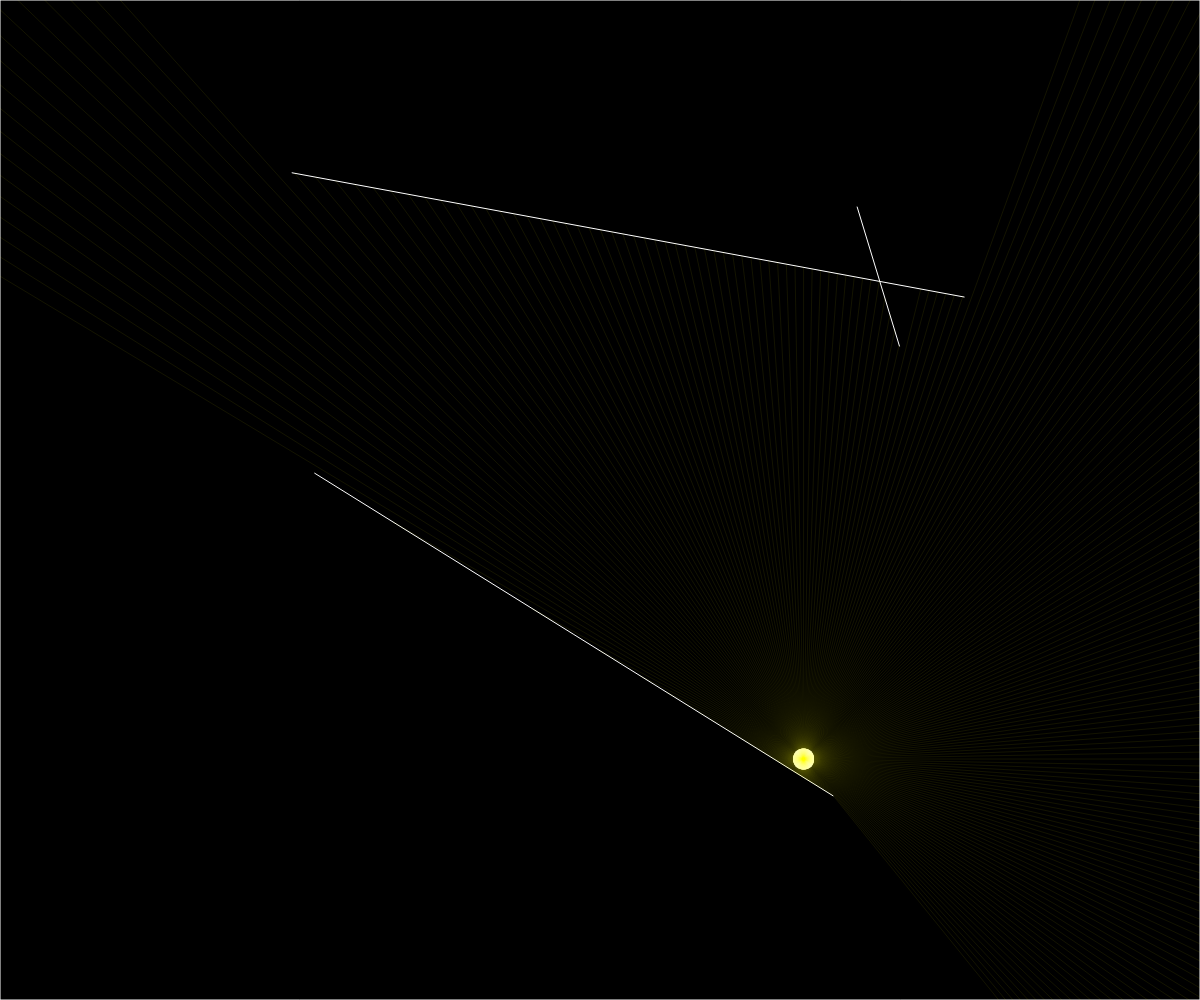
Frame 1 (no input)
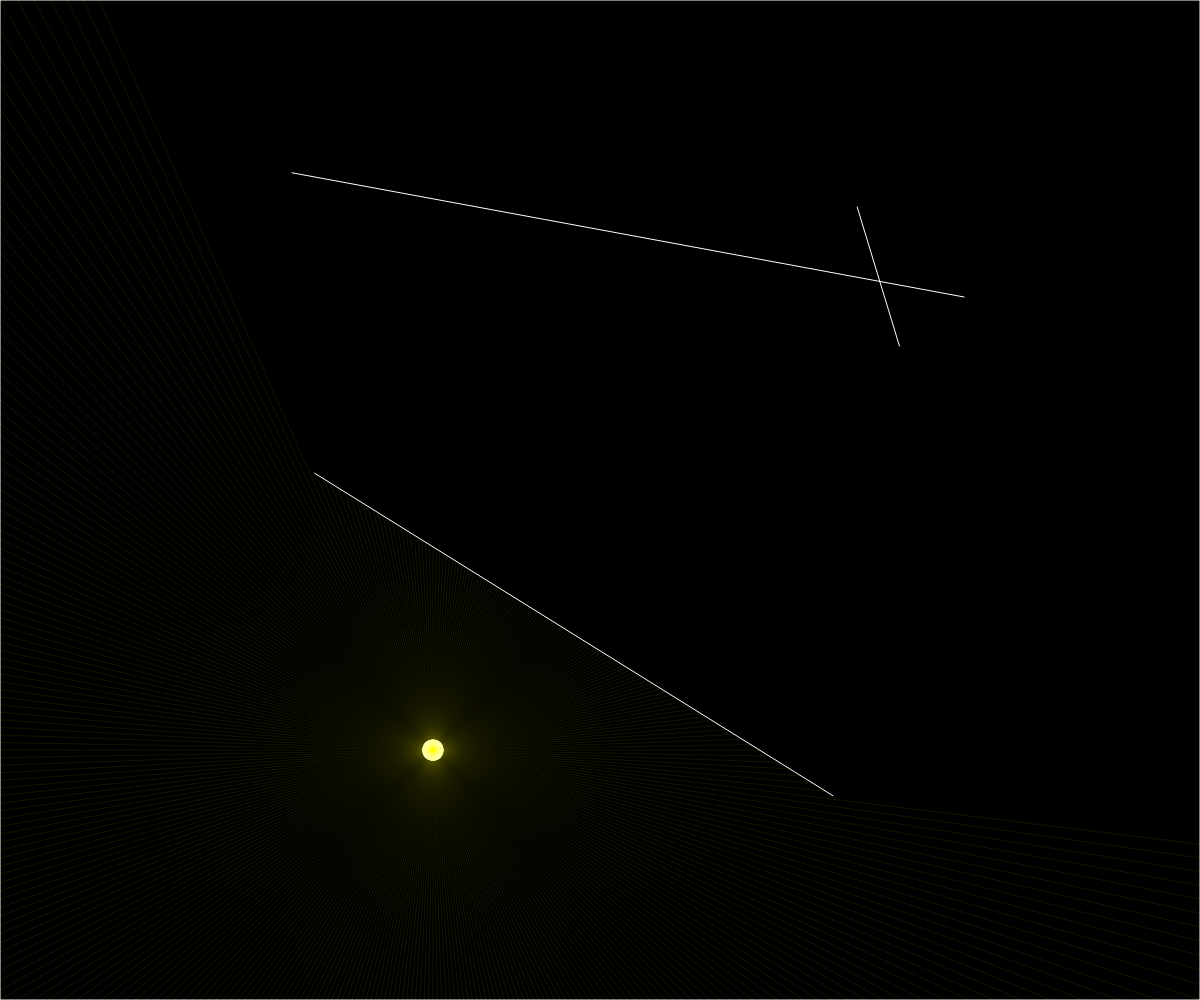
Frame 60 (no input)
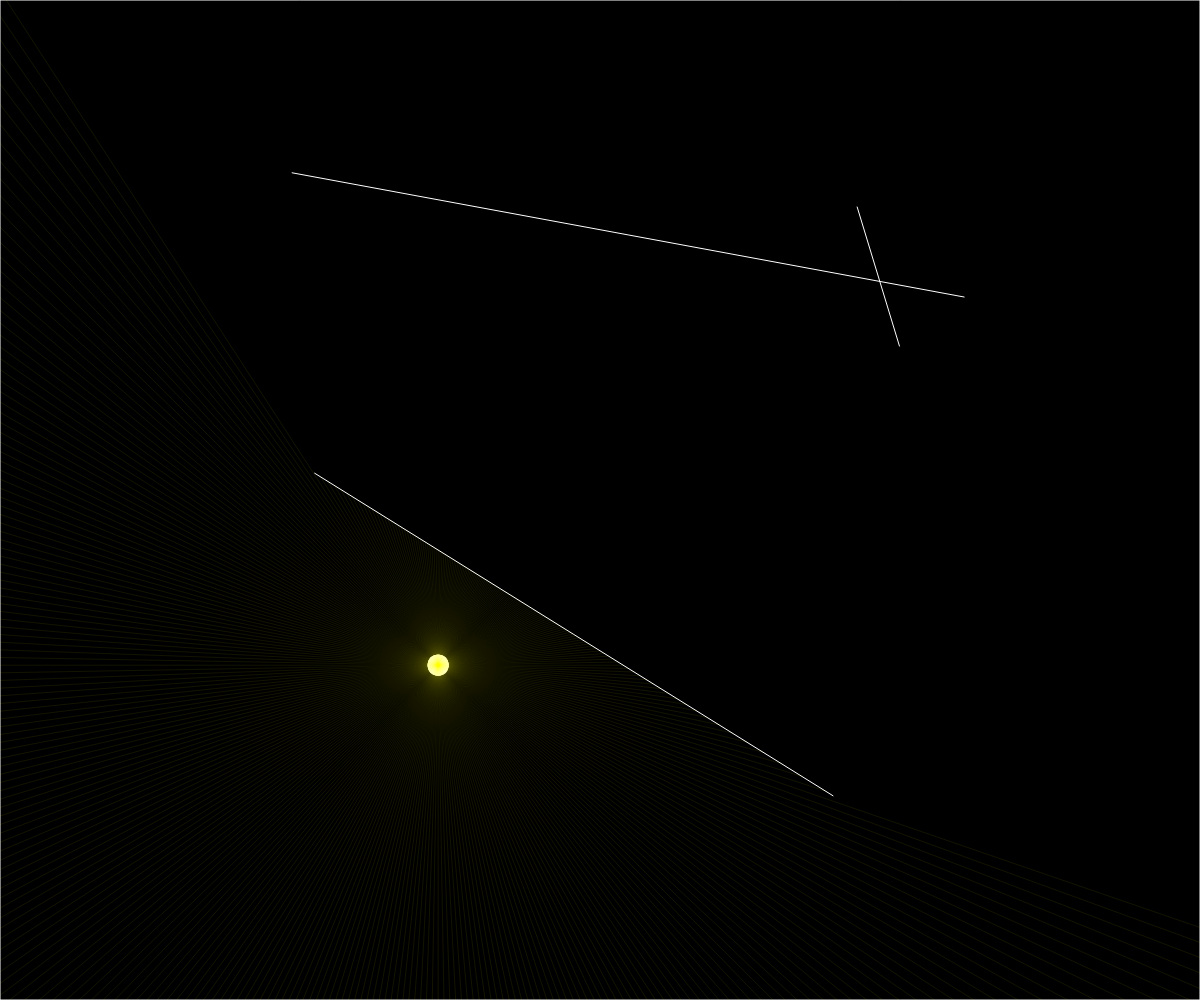
Frame 120 (the mouse pressed at the canvas centre since frame 60)

The p5.js sketch that drew these frames (run headless with seeded random() and noise() and a simulated clock; from frame 60 on, the mouse is pressed at the canvas centre):

// p5.js sketch
// ── sketch.js
let walls;
let ray;
let particle
let xoff = 0
let yoff = 10000

function setup() {
	createCanvas(windowWidth, windowHeight);
	walls = [
		new Boundary([0,0], [width, 0]),
		new Boundary([0,0], [0, height]),
		new Boundary([width,height], [0, height]),
		new Boundary([width,height], [width, 0]),
	];

	for (let i = 0; i < 3; i++) {
		walls.push(new Boundary(
			[random(width), random(height)],
			[random(width), random(height)]
		))

	}
	particle = new Particle(360)
}

function draw() {
	background(0)
	walls.forEach(wall => wall.show())
	particle.move(noise(xoff) * width, noise(yoff) * height)
	particle.show()
	particle.look(walls)
	xoff += .01
	yoff += .01
	 
}
// ── boundary.js
class Boundary {
    constructor(a, b) {
        this.a = createVector(...a)
        this.b = createVector(...b)
    }

    show() {
        stroke(255)
        line(this.a.x, this.a.y, this.b.x, this.b.y)
    }
}
// ── particle.js
class Particle {
    constructor(numRays) {
        this.pos = createVector(width / 2, height / 2)
        this.rays = []
        for (let a = 0; a < 360; a += 360/max(numRays, 1)) {
            this.rays.push(new Ray(this.pos, radians(a)))
        }
    }

    show() {
        fill(255)
        ellipse(this.pos.x, this.pos.y, 1)
        this.rays.forEach(ray => ray.show())
    }

    move(x, y) {
        this.pos.x = x
        this.pos.y = y
    }

    look(walls) {
        this.rays.forEach(ray => {
            let record = Infinity
            let closest = null
            walls.forEach(wall => {
                const pt = ray.cast(wall)
                if (pt) {
                    const d = p5.Vector.dist(this.pos, pt)
                    if(d < record) {
                        record = d
                        closest = pt
                    }
                }
            })
            if(closest) {
                stroke(255, 255, 0, 20)
                line(this.pos.x, this.pos.y, closest.x, closest.y)
            }
        })
    }
}
// ── ray.js
class Ray {
    constructor(pos, angle) {
        this.pos = pos
        this.dir = p5.Vector.fromAngle(angle)
    }

    lookAt(x, y) {
        this.dir.x = x - this.pos.x
        this.dir.y = y - this.pos.y
        this.dir.normalize()
    }

    show() {
        stroke(255)
        push()
        translate(this.pos.x, this.pos.y)
        line(0, 0, this.dir.x * 10, this.dir.y * 10)
        pop()
    }

    cast(wall) {
        const [x1, y1, x2, y2] = [
            wall.a.x,
            wall.a.y,
            wall.b.x,
            wall.b.y,
        ]
        const [x3, y3, x4, y4] = [
            this.pos.x,
            this.pos.y,
            this.pos.x + this.dir.x,
            this.pos.y + this.dir.y,
        ]
        const den = (x1 - x2) * (y3 - y4) - (y1 - y2) * (x3 - x4)
        if (den === 0) return;
        const t = ((x1 - x3) * (y3 - y4) - (y1 - y3) * (x3 - x4)) / den
        const u = -((x1 - x2) * (y1 - y3) - (y1 - y2) * (x1 - x3)) / den
        
        if(t > 0 && t < 1 && u > 0) {
            const pt = createVector()
            pt.x = x1 + t * (x2 - x1)
            pt.y = y1 + t * (y2 - y1)
            return pt
        }

    }
}
